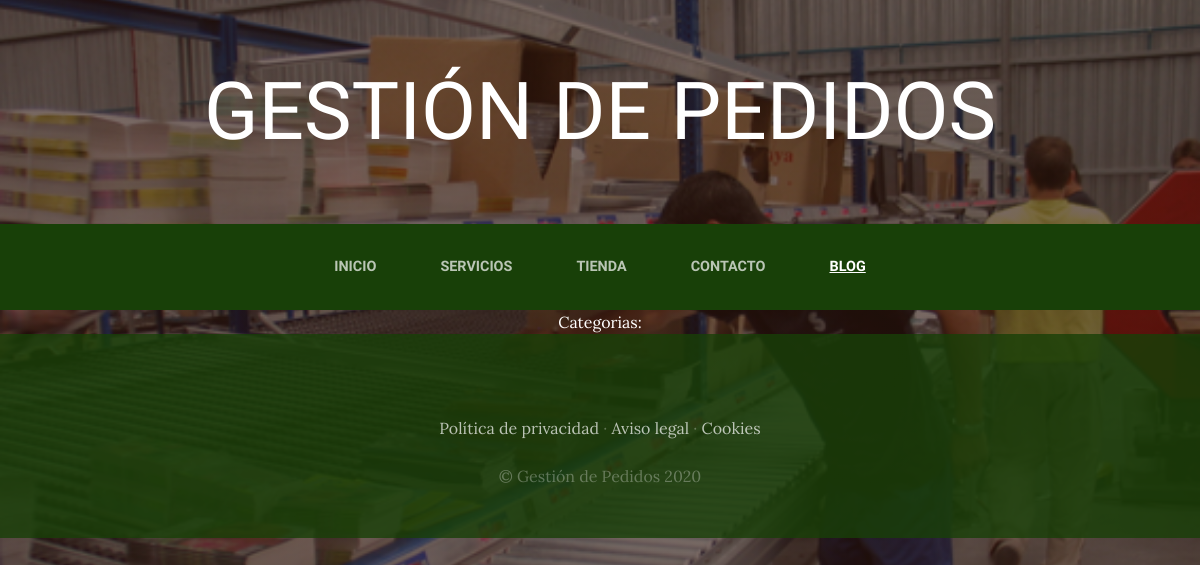
Page /blog/ on the earlier database version.
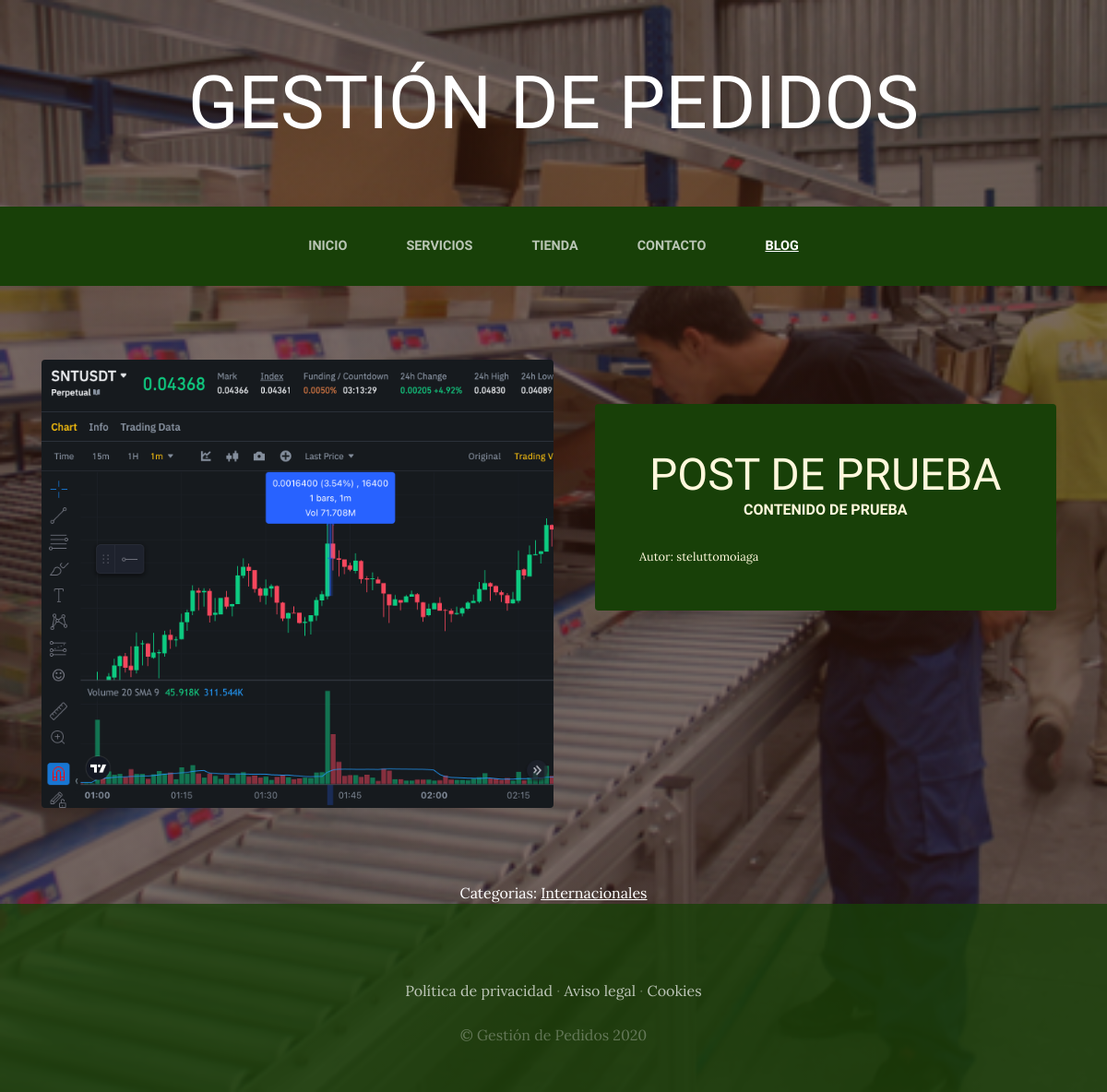
Same page on the later database version.
### Blog/models.py (models this page shows, shortened)
class Post(models.Model):
    titulo = models.CharField(max_length = 50)
    contenido = models.CharField(max_length = 50)
    imagen = models.ImageField(upload_to = 'Blog', null = True, blank = True) # algo opcional
    autor = models.ForeignKey(User, on_delete = models.CASCADE)# si un autor se va, todos se van con el, 1 a M
    categorias = models.ManyToManyField(Categoria) # realacion M a M, un post puede estar en varias categorias y viceversa
    created = models.DateTimeField(auto_now_add = True)
    updated = models.DateTimeField(auto_now_add = True)
    class Meta:
        verbose_name = 'Post'
        verbose_name_plural = 'Posts'

class Categoria(models.Model):
    nombre = models.CharField(max_length = 50)
    created = models.DateTimeField(auto_now_add = True)
    updated = models.DateTimeField(auto_now_add = True)
    class Meta:
        verbose_name = 'Categoria'
        verbose_name_plural = 'Categorias'

### Blog/views.py (the view)
# urls.py: path('', views.blog, name = "Blog"),
def blog(request):
    posts = (Post.objects.all())
    return render(request, "Blog/blog.html", {"posts": posts})

### Blog/templates/Blog/blog.html
{% extends "ProyectoWebApp/base.html" %}
{% load static %}
{% block content %}
{% for post in posts %}
<section class="page-section clearfix">
    <div class="container">
      <div class="intro">
        <img
          class="intro-img img-fluid mb-3 mb-lg-0 rounded"
          src="{{ post.imagen.url }}"
          alt=""
          style="width: 50%"
        />
        <div class="intro-text left-0 text-center bg-faded p-5 rounded">
          <h2 class="section-heading mb-4">
            <span class="section-heading-lower">{{ post.titulo }}</span>
            <span class="section-heading-upper">{{ post.contenido }}</span>
          </h2>
          <div style="text-align: left; font-size: 0.8em;">
            Autor: {{ post.autor }}
          </div>
        </div>
      </div>
    </div>
  </section>
  {% endfor %}
  <section>
    <div style="width: 75%; margin: auto; text-align: center; color: white;">
        Categorias:
        {% for post in posts %}
            {% for categoria in post.categorias.all %}
                <a href="{% url 'Categoria' categoria.id %}" class="linksCategorias">{{ categoria.nombre }}</a>
            {% endfor %}
        {% endfor %}
    </div>
  </section>
{% endblock %}

### ProyectoWebApp/templates/ProyectoWebApp/base.html (shortened to what this page needs)
<html>
  <head>
    {% load static %}
    <link href="{% static 'ProyectoWebApp/vendor/bootstrap/css/bootstrap.min.css' %}" rel="stylesheet" />
    <link href="{% static 'ProyectoWebApp/css/gestion.css' %}" rel="stylesheet" />
  </head>
  <body>
    <h1 class="site-heading text-center text-white d-none d-lg-block">
      <span class="site-heading-lower">Gestión de Pedidos</span>
    </h1>
    <nav class="navbar navbar-expand-lg navbar-dark py-lg-4" id="mainNav">
      <div class="container">
        <div class="collapse navbar-collapse" id="navbarResponsive">
          <ul class="navbar-nav mx-auto">
            <li class="nav-item {% if request.path == '/' %}active{% endif %} px-lg-4">
              <a class="nav-link text-uppercase text-expanded" href="{% url 'Home' %}"
                >Inicio</a
              >
            </li>
            <li class="nav-item {% if request.path == '/servicios/' %}active{% endif %} px-lg-4">
              <a
                class="nav-link text-uppercase text-expanded"
                href="{% url 'Servicios' %}"
                >Servicios</a
              >
            </li>
            <li class="nav-item {% if request.path == '/tienda/' %}active{% endif %} px-lg-4">
              <a
                class="nav-link text-uppercase text-expanded"
                href="{% url 'Tienda' %}"
                >Tienda</a
              >
            </li>
            <li class="nav-item {% if request.path == '/contacto/' %}active{% endif %} px-lg-4">
              <a
                class="nav-link text-uppercase text-expanded"
                href="{% url 'Contacto' %}"
                >Contacto</a
              >
            </li>
            <li class="nav-item {% if request.path|slice:':6' == '/blog/' %}active{% endif %} px-lg-4">
              <a class="nav-link text-uppercase text-expanded" href="{% url 'Blog' %}"
                >Blog</a
              >
            </li>
          </ul>
        </div>
      </div>
    </nav>
    {% block content %}
    {% endblock %}
    <footer class="footer text-faded text-center py-5">
      <div class="container">
        <p class="m-0 mbt">
          <a href="sample.html" class="link">Política de privacidad</a> ·
          <a href="sample.html" class="link">Aviso legal</a> ·
          <a href="sample.html" class="link">Cookies</a>
        </p>
        <p class="m-0 mbt1">&copy; Gestión de Pedidos 2020</p>
      </div>
    </footer>
  </body>
</html>

### ProyectoWebApp/static/ProyectoWebApp/css/gestion.css (style rules this page uses)
body { font-family: 'Lora'; background: linear-gradient(rgba(47, 23, 15, 0.65), rgba(47, 23, 15, 0.65)), url("../img/bg_main.jpg"); background-attachment: fixed; background-position: center; background-size: cover; }
h1, h2, h3, h4, h5, h6 { font-family: 'Raleway'; }
p { line-height: 1.75; }
.text-faded { color: rgba(255, 255, 255, 0.3); }
.site-heading { margin-top: 5rem; margin-bottom: 5rem; text-transform: uppercase; line-height: 1; font-family: 'Raleway'; }
.site-heading .site-heading-lower { font-size: 5rem; font-weight: 100; line-height: 4rem; }
.page-section { margin-top: 5rem; margin-bottom: 5rem; }
.section-heading { text-transform: uppercase; }
.section-heading .section-heading-upper { display: block; font-size: 1rem; font-weight: 800; padding-bottom:.5rem; }
.section-heading .section-heading-lower { display: block; font-size: 3rem; font-weight: 100; }
.bg-faded { background-color: rgba(255, 255, 255, 0.85); }
#mainNav { background-color: rgba(24, 64, 8); font-family: 'Raleway'; }
#mainNav .navbar-nav .nav-item .nav-link { color: rgba(255, 255, 255, 0.7); font-weight: 800; }
#mainNav .navbar-nav .nav-item.active .nav-link { color: #ffffff; text-decoration: underline; }
@media (min-width: 992px) { #mainNav .navbar-nav .nav-item .nav-link { font-size: 0.9rem; } }
.intro { position: relative; }
@media (min-width: 992px) { .intro .intro-img { width: 75%; float: left; } }
@media (min-width: 992px) { .intro .intro-text { left: 600; width: 60%; margin-top: 3rem; background-color: rgba(24, 64, 8); color: cornsilk; position: absolute; } }
@media (min-width: 1200px) { .intro .intro-text { width: 45%; } }
.footer { background-color: rgba(24, 64, 8, 0.8); }
.mbt { padding-top: 2rem; }
.mbt1 { padding-top: 1.25rem; }
a.link { color: rgba(255, 255, 255, 0.7); }
.linksCategorias { color: white; text-decoration: underline; }

Differences in the rows shown:
added Post: imagen (picture), titulo "POST DE PRUEBA", contenido "CONTENIDO DE PRUEBA", autor "steluttomoiaga"
added Categoria: nombre "Internacionales"
